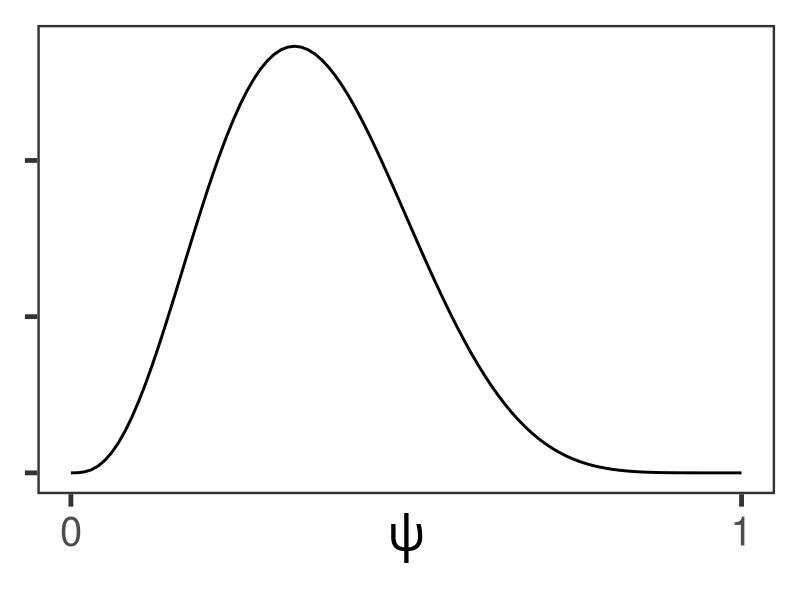
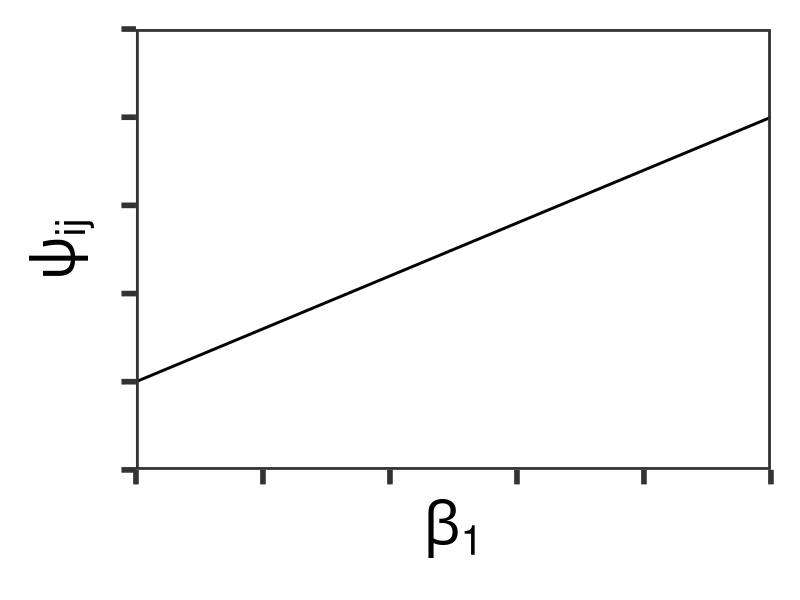
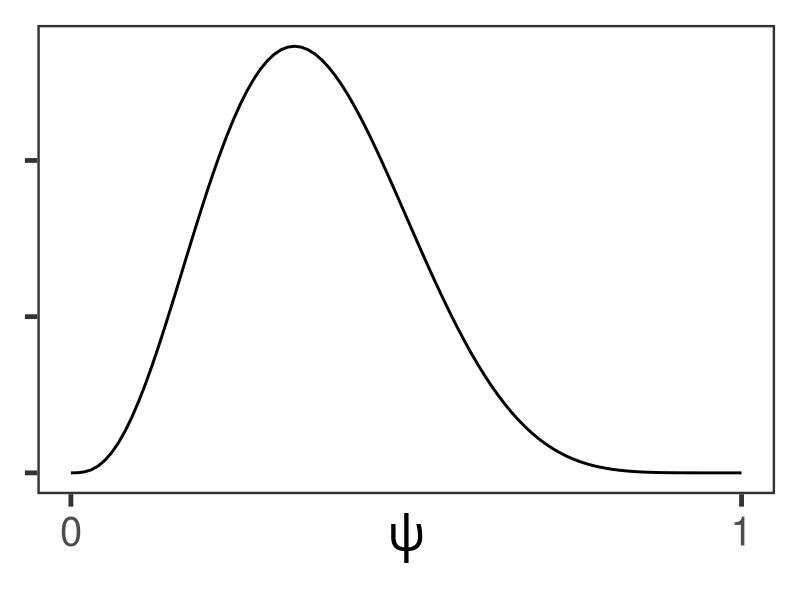
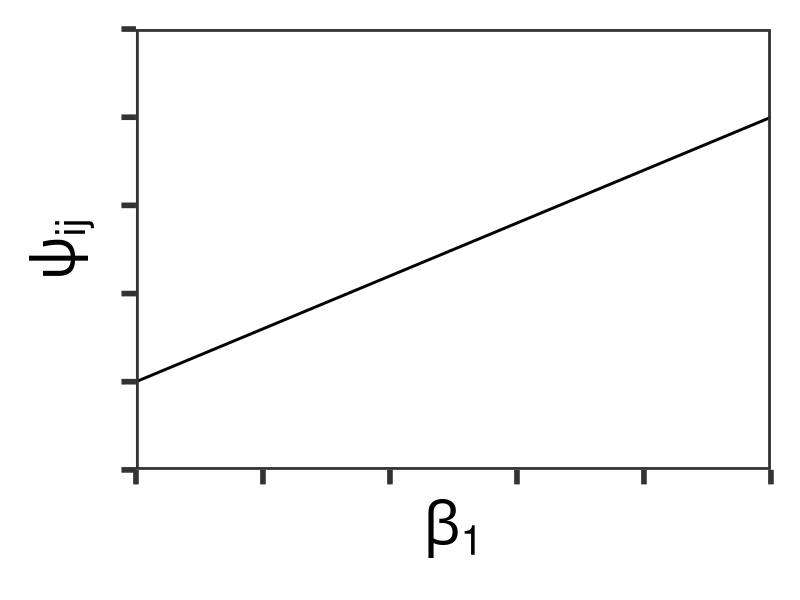

Here is the R script that generated these plots, in order:
# Creating example figures
# Part of fig. S1; prior augmentation manuscript
# Summer 2021

# Load package
library(tidyverse)

# Sample occupancy distribution
ggplot()+
  stat_function(fun = dbeta, n = 100, args = list(shape1 = 4, shape2 = 7),
                size = 1)+
  scale_x_continuous(breaks = c(0, 1))+
  labs(x = expression(psi))+
  theme_bw(base_size = 36)+
  theme(panel.grid = element_blank(), axis.title.y = element_blank(),
        axis.text.y = element_blank(), 
        axis.title.x = element_text(margin = margin(t = -30, r = 0, b = 0, 
                                                    l = 0)))

ggsave(filename = 'sampledist.jpeg', dpi = 600)

# Create sample environmental covariate figure
ggplot()+
  geom_abline(slope = 0.6, intercept = 1, size = 1)+
  scale_x_continuous(limits = c(0,5), expand = c(0,0))+
  scale_y_continuous(limits = c(0,5), expand = c(0,0))+
  labs(x = expression(beta[1]), y = expression(psi[ij]))+
  theme_bw(base_size = 42)+
  theme(panel.grid = element_blank(), axis.text = element_blank())

ggsave(filename = "samplecov.jpeg", dpi = 600)
